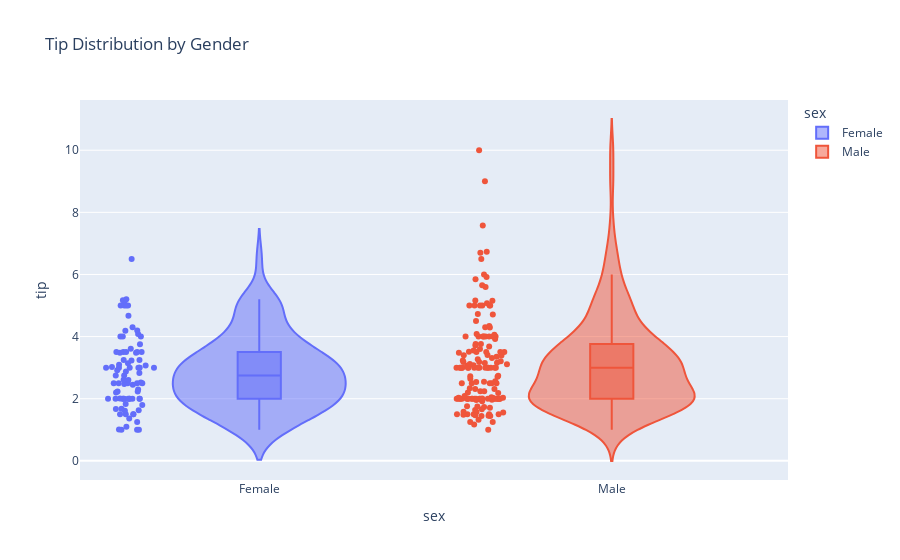

Notebook code cell kept with this figure:
### Code cell
# Violin plot example
fig = px.violin(df, y='tip', x='sex', color='sex', box=True, points='all', title='Tip Distribution by Gender')
fig.show()

### Figure 1 — Plotly figure (JSON) as saved in the notebook; plotly's stock layout.template omitted (floating-point values rounded to 4 significant figures; data arrays with more than 128 entries replaced by an {"elided": "..."} marker saying what was removed)
{"data": [{"alignmentgroup": "True", "box": {"visible": true}, "hovertemplate": "sex=%{x}<br>tip=%{y}<extra></extra>", "legendgroup": "Female", "marker": {"color": "#636efa"}, "name": "Female", "offsetgroup": "Female", "orientation": "v", "points": "all", "scalegroup": "True", "showlegend": true, "type": "violin", "x": ["Female", "Female", "Female", "Female", "Female", "Female", "Female", "Female", "Female", "Female", "Female", "Female", "Female", "Female", "Female", "Female", "Female", "Female", "Female", "Female", "Female", "Female", "Female", "Female", "Female", "Female", "Female", "Female", "Female", "Female", "Female", "Female", "Female", "Female", "Female", "Female", "Female", "Female", "Female", "Female", "Female", "Female", "Female", "Female", "Female", "Female", "Female", "Female", "Female", "Female", "Female", "Female", "Female", "Female", "Female", "Female", "Female", "Female", "Female", "Female", "Female", "Female", "Female", "Female", "Female", "Female", "Female", "Female", "Female", "Female", "Female", "Female", "Female", "Female", "Female", "Female", "Female", "Female", "Female", "Female", "Female", "Female", "Female", "Female", "Female", "Female", "Female"], "x0": " ", "xaxis": "x", "y": [1.01, 3.61, 5.0, 3.02, 1.67, 3.5, 2.75, 2.23, 3.0, 3.0, 2.45, 3.07, 2.6, 5.2, 1.5, 2.47, 1.0, 3.0, 3.14, 5.0, 2.2, 1.83, 5.17, 1.0, 4.3, 3.25, 2.5, 3.0, 2.5, 3.48, 4.08, 4.0, 1.0, 4.0, 3.5, 1.5, 1.8, 2.92, 1.68, 2.52, 4.2, 2.0, 2.0, 2.83, 1.5, 2.0, 3.25, 1.25, 2.0, 2.0, 2.75, 3.5, 5.0, 2.3, 1.5, 1.36, 1.63, 5.14, 3.75, 2.61, 2.0, 3.0, 1.61, 2.0, 4.0, 3.5, 3.5, 4.19, 5.0, 2.0, 2.01, 2.0, 2.5, 3.23, 2.23, 2.5, 6.5, 1.1, 3.09, 3.48, 3.0, 2.5, 2.0, 2.88, 4.67, 2.0, 3.0], "y0": " ", "yaxis": "y"}, {"alignmentgroup": "True", "box": {"visible": true}, "hovertemplate": "sex=%{x}<br>tip=%{y}<extra></extra>", "legendgroup": "Male", "marker": {"color": "#EF553B"}, "name": "Male", "offsetgroup": "Male", "orientation": "v", "points": "all", "scalegroup": "True", "showlegend": true, "type": "violin", "x": {"elided": "157 str values"}, "x0": " ", "xaxis": "x", "y": {"elided": "157 float values"}, "y0": " ", "yaxis": "y"}], "layout": {"legend": {"title": {"text": "sex"}, "tracegroupgap": 0}, "title": {"text": "Tip Distribution by Gender"}, "violinmode": "overlay", "xaxis": {"anchor": "y", "categoryarray": ["Female", "Male"], "categoryorder": "array", "domain": [0, 1], "title": {"text": "sex"}}, "yaxis": {"anchor": "x", "domain": [0, 1], "title": {"text": "tip"}}}}
